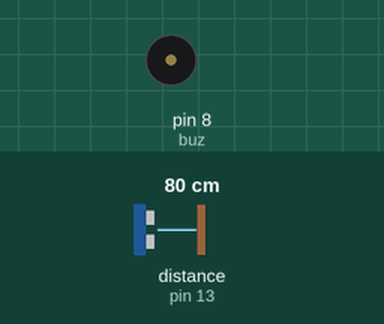
This sketch was run on a simulated Arduino Uno, built with avr-gcc and run on an emulated ATmega328P. Parts: buzzer (waves = sounding). The inputs (shaded band) are chosen by the test bench; at power-on: distance to the obstacle (sensor on pin 13) 80 cm. The echo pulse lasts 58.3 µs per cm.

Above: at 1.8 s.
1.9 s: distance to the obstacle (sensor on pin 13) set to 52 cm
3.4 s: distance to the obstacle (sensor on pin 13) set to 45 cm
At 4.6 s:
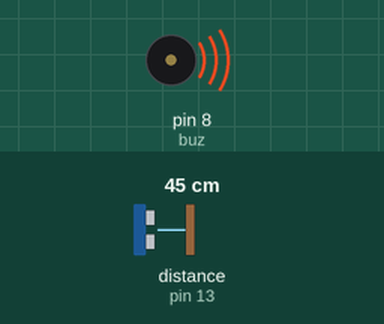
7.5 s: distance to the obstacle (sensor on pin 13) set to 60 cm
At 8.6 s:
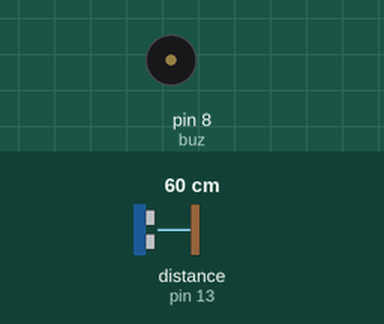
Timing chart, 0 to 10.5 s (numbered marks = the images above; inputs shaded):
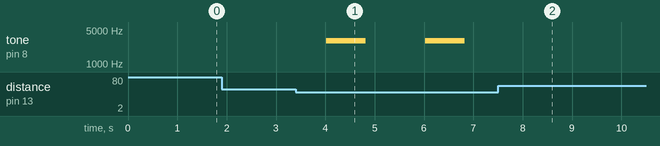

The sketch:

teste_sensor1.ino
```cpp
#include <Ultrasonic.h>
#define echoPin 13 //Pino 13 recebe o pulso do echo
#define trigPin 12 //Pino 12 envia o pulso para gerar o echo
//iniciando a função e passando os pinos
Ultrasonic ultrasonic(12,13);
int buz = 8;   //define variavel buz como pino 8

void setup()
{
   Serial.begin(9600); //inicia a porta serial
   pinMode(buz,OUTPUT);//define buz como saida digital
   pinMode(echoPin, INPUT); // define o pino 13 como entrada (recebe)
   pinMode(trigPin, OUTPUT); // define o pino 12 como saida (envia)
}

void loop()
{
  //seta o pino 12 com um pulso baixo "LOW" ou desligado ou ainda 0
    digitalWrite(trigPin, LOW);
  // delay de 2 microssegundos
    delayMicroseconds(2);
  //seta o pino 12 com pulso alto "HIGH" ou ligado ou ainda 1
    digitalWrite(trigPin, HIGH);
  //delay de 10 microssegundos
    delayMicroseconds(10);
  //seta o pino 12 com pulso baixo novamente
    digitalWrite(trigPin, LOW);
  // função Ranging, faz a conversão do tempo de
  //resposta do echo em centimetros, e armazena
  //na variavel distancia
    int distancia = (ultrasonic.Ranging(CM));
  if (distancia < 50){
  tone(buz,2999,800);// esta linha de código é usada especialmente para o buzzer
//O seu funcionamento é : o pino(buz = 8), a frequência e o tempo de duração em milissegundos
//delay (ms)
delay(1000);
}

delay(1000); //espera 1 segundo para fazer a leitura novamente
}
```

Measured:
- the behaviour switches between 50 and 49 cm on distance to the obstacle (sensor on pin 13) (found by bisection; images 0 and 1)
- after the input at 1.9 s, every drawn part: stays the same
- after the input at 3.4 s, tone on pin 8 (buz): alternates 2999 Hz for 0.80 s and silent for 1.2 s, starting after 0.62 s
- after the input at 7.5 s, tone on pin 8 (buz): stops changing and stays silent
